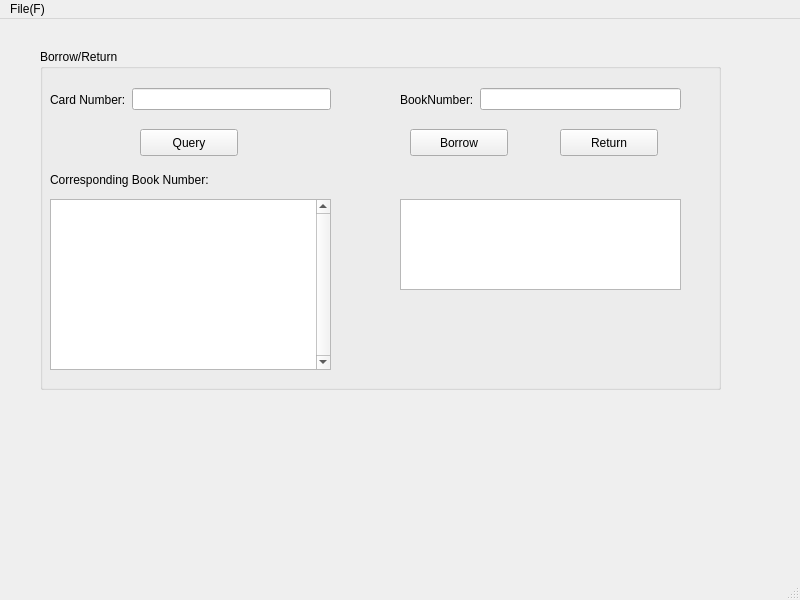
<?xml version="1.0" encoding="UTF-8"?>
<ui version="4.0">
 <class>brwWindow</class>
 <widget class="QMainWindow" name="brwWindow">
  <property name="geometry">
   <rect>
    <x>0</x>
    <y>0</y>
    <width>800</width>
    <height>600</height>
   </rect>
  </property>
  <property name="windowTitle">
   <string>MainWindow</string>
  </property>
  <widget class="QWidget" name="centralwidget">
   <widget class="QGroupBox" name="groupBox">
    <property name="geometry">
     <rect>
      <x>40</x>
      <y>30</y>
      <width>681</width>
      <height>341</height>
     </rect>
    </property>
    <property name="title">
     <string>Borrow/Return</string>
    </property>
    <widget class="QWidget" name="horizontalLayoutWidget">
     <property name="geometry">
      <rect>
       <x>10</x>
       <y>30</y>
       <width>281</width>
       <height>41</height>
      </rect>
     </property>
     <layout class="QHBoxLayout" name="horizontalLayout">
      <item>
       <widget class="QLabel" name="label">
        <property name="text">
         <string>Card Number:</string>
        </property>
       </widget>
      </item>
      <item>
       <widget class="QLineEdit" name="editCno"/>
      </item>
     </layout>
    </widget>
    <widget class="QPushButton" name="cardQueryBtn">
     <property name="geometry">
      <rect>
       <x>100</x>
       <y>80</y>
       <width>98</width>
       <height>27</height>
      </rect>
     </property>
     <property name="text">
      <string>Query</string>
     </property>
    </widget>
    <widget class="QWidget" name="horizontalLayoutWidget_2">
     <property name="geometry">
      <rect>
       <x>360</x>
       <y>30</y>
       <width>281</width>
       <height>41</height>
      </rect>
     </property>
     <layout class="QHBoxLayout" name="horizontalLayout_2">
      <item>
       <widget class="QLabel" name="label_2">
        <property name="text">
         <string>BookNumber:</string>
        </property>
       </widget>
      </item>
      <item>
       <widget class="QLineEdit" name="editBno"/>
      </item>
     </layout>
    </widget>
    <widget class="QPushButton" name="borrowBtn">
     <property name="geometry">
      <rect>
       <x>370</x>
       <y>80</y>
       <width>98</width>
       <height>27</height>
      </rect>
     </property>
     <property name="text">
      <string>Borrow</string>
     </property>
    </widget>
    <widget class="QTextBrowser" name="textBrowser">
     <property name="geometry">
      <rect>
       <x>10</x>
       <y>150</y>
       <width>281</width>
       <height>171</height>
      </rect>
     </property>
     <property name="verticalScrollBarPolicy">
      <enum>Qt::ScrollBarAlwaysOn</enum>
     </property>
    </widget>
    <widget class="QLabel" name="label_3">
     <property name="geometry">
      <rect>
       <x>10</x>
       <y>120</y>
       <width>281</width>
       <height>21</height>
      </rect>
     </property>
     <property name="text">
      <string>Corresponding Book Number:</string>
     </property>
    </widget>
    <widget class="QTextBrowser" name="stateText">
     <property name="geometry">
      <rect>
       <x>360</x>
       <y>150</y>
       <width>281</width>
       <height>91</height>
      </rect>
     </property>
    </widget>
    <widget class="QPushButton" name="retBtn">
     <property name="geometry">
      <rect>
       <x>520</x>
       <y>80</y>
       <width>98</width>
       <height>27</height>
      </rect>
     </property>
     <property name="text">
      <string>Return</string>
     </property>
    </widget>
   </widget>
  </widget>
  <widget class="QMenuBar" name="menubar">
   <property name="geometry">
    <rect>
     <x>0</x>
     <y>0</y>
     <width>800</width>
     <height>25</height>
    </rect>
   </property>
   <widget class="QMenu" name="menuFile_F">
    <property name="title">
     <string>File(F)</string>
    </property>
   </widget>
   <addaction name="menuFile_F"/>
  </widget>
  <widget class="QStatusBar" name="statusbar"/>
 </widget>
 <resources/>
 <connections/>
</ui>
